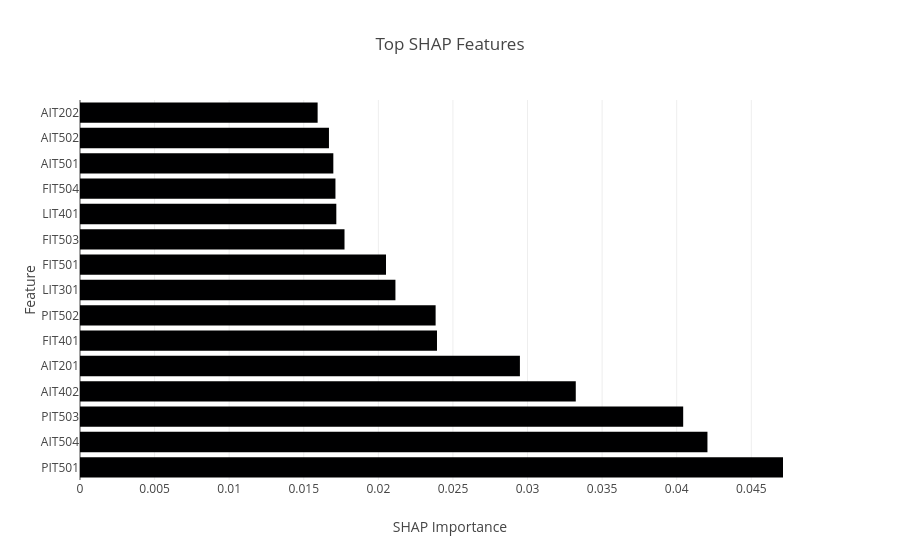

Here is the notebook cell this chart was saved with:
### Code cell
fig=px.bar(

importance.head(15),

x="SHAP Importance",

y="Feature",

orientation="h",

title="Top SHAP Features"

)

fig.show()

### Figure 1 — Plotly figure (JSON) as saved in the notebook; plotly's stock layout.template omitted (floating-point values rounded to 4 significant figures)
{"data": [{"hovertemplate": "SHAP Importance=%{x}<br>Feature=%{y}<extra></extra>", "legendgroup": "", "marker": {"color": "#000001", "pattern": {"shape": ""}}, "name": "", "orientation": "h", "showlegend": false, "textposition": "auto", "type": "bar", "x": [0.04713, 0.04206, 0.04043, 0.03323, 0.02949, 0.02393, 0.02384, 0.02115, 0.02051, 0.01773, 0.01718, 0.01712, 0.01698, 0.01669, 0.01593], "xaxis": "x", "y": ["PIT501", "AIT504", "PIT503", "AIT402", "AIT201", "FIT401", "PIT502", "LIT301", "FIT501", "FIT503", "LIT401", "FIT504", "AIT501", "AIT502", "AIT202"], "yaxis": "y"}], "layout": {"autosize": true, "barmode": "relative", "legend": {"tracegroupgap": 0}, "title": {"text": "Top SHAP Features"}, "xaxis": {"anchor": "y", "autorange": true, "domain": [0, 1], "range": [0, 14.74], "title": {"text": "SHAP Importance"}}, "yaxis": {"anchor": "x", "autorange": true, "domain": [0, 1], "range": [-0.5, 14.5], "title": {"text": "Feature"}, "type": "category"}}}
